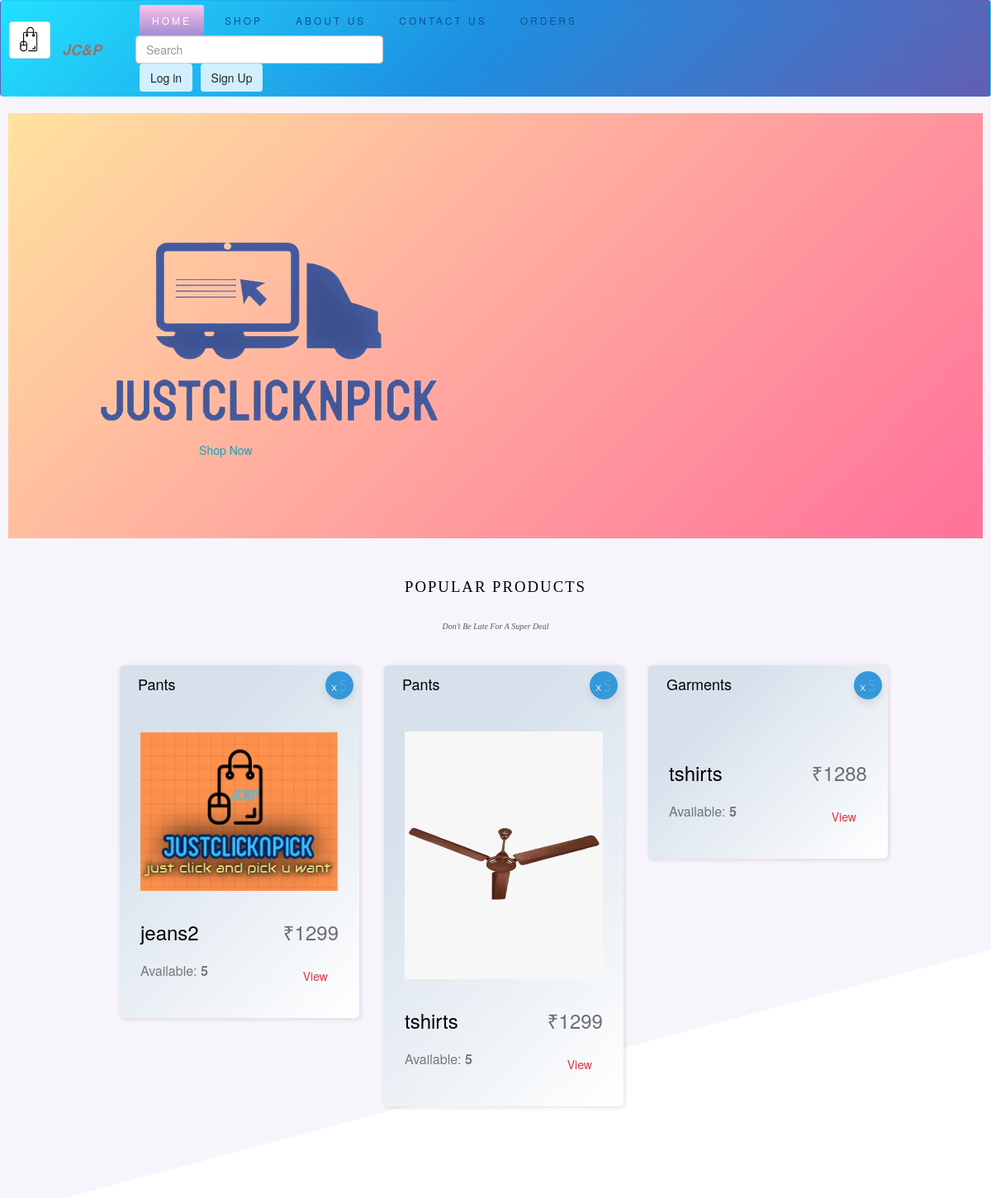
The app's page / (upper part), older data.
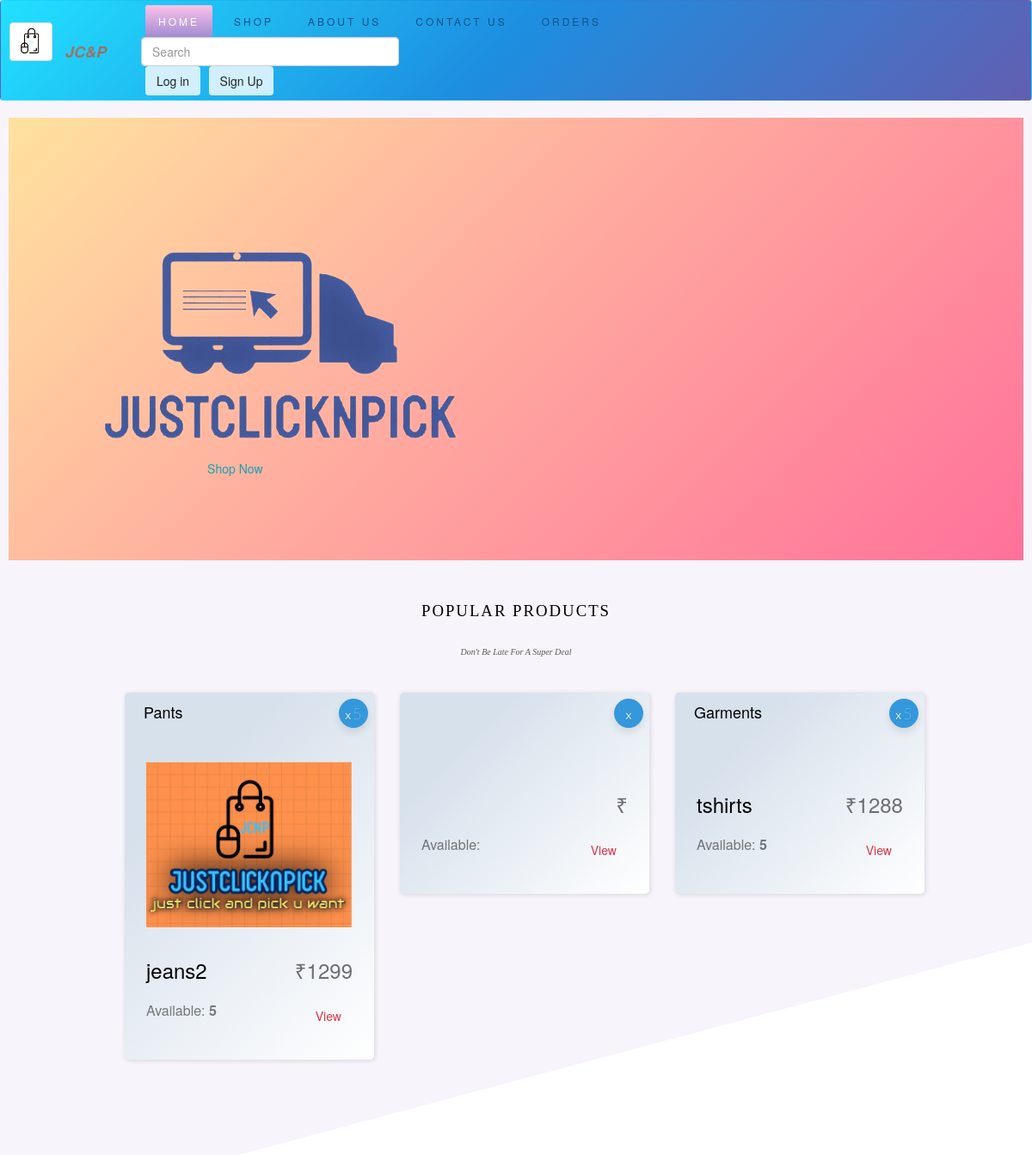
The same page, newer data.
### just/models.py (models this page shows, shortened)
class Product(models.Model):
    product_id = models.AutoField(primary_key=True)
    product_name = models.CharField(max_length=100,blank=False)
    product_price = models.CharField(max_length=100,blank=False)
    category = models.CharField(max_length=100,blank=False)
    subcategory = models.CharField(max_length = 100,blank=False)
    manufacturer_detail = models.CharField(max_length=100,blank=True)
    seller_name = models.CharField(max_length=100,blank=True)
    desc = models.CharField(max_length =1000,blank=False)
    short_desc = models.CharField(max_length =500,blank=True,default="")
    warranty_period = models.CharField(max_length=1000,blank=False,default="")
    refundable = models.CharField(max_length=1000,blank=False,default="")
    date = models.DateTimeField(auto_now_add=True)
    image = models.ImageField(upload_to="shop/images")
    image1 = models.ImageField(upload_to="shop/images",blank=True)
    image2 = models.ImageField(upload_to="shop/images",blank=True)
    image3 = models.ImageField(upload_to="shop/images",blank=True)
    image4 = models.ImageField(upload_to="shop/images",blank=True)
    size1 = models.CharField(max_length=100,default="",blank=True)
    size2 = models.CharField(max_length=100,default="",blank=True)
    size3 = models.CharField(max_length=100,default="",blank=True)
    size4 = models.CharField(max_length=100,default="",blank=True)
    size5 = models.CharField(max_length=100,default="",blank=True)
    instock = models.CharField(max_length=100,blank=True)

### just/views.py (the view)
# urls.py: path("",views.shop,name="home"),
def shop(request):
    product = Product.objects.all()
    if not product:
        return render(request,'shop/index.html')
    subcategory = Product.objects.values('subcategory')
    cats = {item['subcategory'] for item in subcategory}
    allprods = []
    for cat in cats:
        prod = Product.objects.filter(subcategory=cat,instock__gte = 1)
        allprods.append(prod)
    params = {"allprods":allprods}
    return render(request,'shop/home.html',params)

### just/templates/shop/home.html (shortened to what this page needs)
{% extends 'shop/base.html' %}
{% block home %}active{% endblock %}
{% block body %}
    <div class="position-relative overflow-hidden p-3 p-md-5 m-md-3 text-center banner bg-light">
        <div class="col-md-5 p-lg-5 mx-auto my-5">
		<img class="myBanner" src="/media/shop/images/logo_3.png">
        <a class="btn btn-outline-info" href="/shop">Shop Now</a>
        </div>
    </div>
	<section id="products">
		<div class="container">
			<div class="products-header">
				<h2>popular products</h2>
				<p>Don't Be Late For A Super Deal</p>
			</div>
			<div class="row">
				{% for i in allprods %}
				<div class="col-md-4 col-sm-4 col-xs-4">
					<div class="bbb_deals mycolor">
						<div class="ribbon ribbon-top-right"><span><small class="cross">x </small>{{i.0.instock}}</span></div>
						<div class="bbb_deals_title">{{i.0.category}}</div>
						<div class="bbb_deals_slider_container">
							<div class=" bbb_deals_item">
								<div class="bbb_deals_image"><img src="/media/{{i.0.image}}" style="width:100%;max-height:300px;" alt=""></div>
								<div class="bbb_deals_content">
									<div class="bbb_deals_info_line d-flex flex-row justify-content-start">
										<div class="bbb_deals_item_name">{{i.0.product_name}}</div>
										<div class="bbb_deals_item_price ml-auto">₹{{i.0.product_price}}</div>
									</div>
									<div class="available">
										<div class="available_line d-flex flex-row justify-content-start">
											<div class="available_title">Available: <span>{{i.0.instock}}</span></div>
											<a class="btn btn-outline-danger" href="\product\{{i.0.product_id}}">View</a>
										</div>
									</div>
								</div>
							</div>
						</div>
					</div>
				</div>
				{% endfor %}
			</div>
		</div>
	</section>
	<section id="collections">
		<div class="container">
			<div class="c-1">
			</div>
			<div class="c-2">
			</div>
		</div>
	</section>
{% endblock %}

Row changes from the older to the newer data that the page shows:
no longer on this page (row edited): Product: instock "5", category "Pants", image (picture), product_name "tshirts", product_price "1299", instock "5"
Text that changed along with them:
new list line: "X ₹ Available: View"
list line gone: "X ₹ Available: View"
